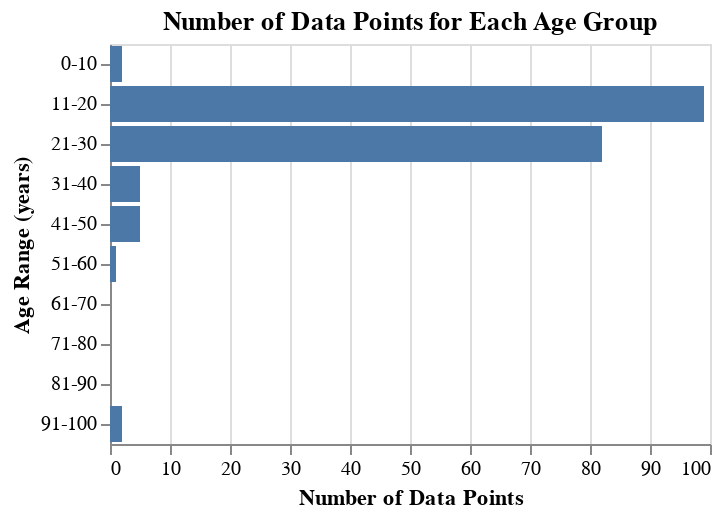

This figure's notebook cell:
### Code cell
age_counts = players_cleaned['age_group'].value_counts().reset_index()
age_counts.columns = ['age_group', 'count']

age_plot = alt.Chart(age_counts).mark_bar().encode(
    x=alt.X('count:Q').title('Number of Data Points'),
    y=alt.Y('age_group:N').title('Age Range (years)')
).properties(
    title='Number of Data Points for Each Age Group'
)

age_plot

### Figure 1 — Vega-Lite specification as saved in the notebook (floating-point values rounded to 4 significant figures)
{"config": {"view": {"continuousWidth": 300, "continuousHeight": 300}}, "data": {"name": "data-5eb1d435b0da9a0744c37ecb93f7383d"}, "mark": {"type": "bar"}, "encoding": {"x": {"field": "count", "title": "Number of Data Points", "type": "quantitative"}, "y": {"field": "age_group", "title": "Age Range (years)", "type": "nominal"}}, "title": "Number of Data Points for Each Age Group", "$schema": "https://vega.github.io/schema/vega-lite/v5.20.1.json", "datasets": {"data-5eb1d435b0da9a0744c37ecb93f7383d": [{"age_group": "11-20", "count": 99}, {"age_group": "21-30", "count": 82}, {"age_group": "41-50", "count": 5}, {"age_group": "31-40", "count": 5}, {"age_group": "0-10", "count": 2}, {"age_group": "91-100", "count": 2}, {"age_group": "51-60", "count": 1}, {"age_group": "61-70", "count": 0}, {"age_group": "71-80", "count": 0}, {"age_group": "81-90", "count": 0}]}}
